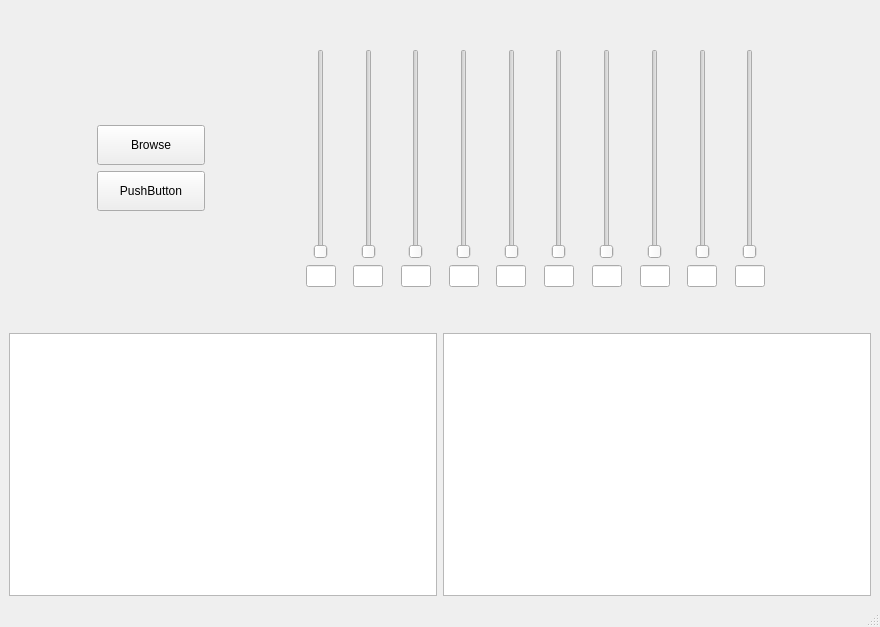
<?xml version="1.0" encoding="UTF-8"?>
<ui version="4.0">
 <class>MainWindow</class>
 <widget class="QMainWindow" name="MainWindow">
  <property name="geometry">
   <rect>
    <x>0</x>
    <y>0</y>
    <width>880</width>
    <height>627</height>
   </rect>
  </property>
  <property name="windowTitle">
   <string>MainWindow</string>
  </property>
  <widget class="QWidget" name="centralwidget">
   <layout class="QVBoxLayout" name="verticalLayout_13">
    <item>
     <layout class="QHBoxLayout" name="horizontalLayout_3" stretch="1,2">
      <item>
       <layout class="QVBoxLayout" name="verticalLayout">
        <item>
         <spacer name="verticalSpacer">
          <property name="orientation">
           <enum>Qt::Vertical</enum>
          </property>
          <property name="sizeHint" stdset="0">
           <size>
            <width>20</width>
            <height>40</height>
           </size>
          </property>
         </spacer>
        </item>
        <item alignment="Qt::AlignHCenter|Qt::AlignVCenter">
         <widget class="QPushButton" name="browseBtn">
          <property name="minimumSize">
           <size>
            <width>0</width>
            <height>40</height>
           </size>
          </property>
          <property name="styleSheet">
           <string notr="true">QPushButton{
length:60px;
width:100px;
}</string>
          </property>
          <property name="text">
           <string>Browse</string>
          </property>
         </widget>
        </item>
        <item alignment="Qt::AlignHCenter|Qt::AlignVCenter">
         <widget class="QPushButton" name="pushButton_2">
          <property name="minimumSize">
           <size>
            <width>108</width>
            <height>40</height>
           </size>
          </property>
          <property name="text">
           <string>PushButton</string>
          </property>
         </widget>
        </item>
        <item>
         <spacer name="verticalSpacer_2">
          <property name="orientation">
           <enum>Qt::Vertical</enum>
          </property>
          <property name="sizeHint" stdset="0">
           <size>
            <width>20</width>
            <height>40</height>
           </size>
          </property>
         </spacer>
        </item>
       </layout>
      </item>
      <item>
       <layout class="QHBoxLayout" name="horizontalLayout">
        <property name="sizeConstraint">
         <enum>QLayout::SetDefaultConstraint</enum>
        </property>
        <item>
         <layout class="QVBoxLayout" name="verticalLayout_2">
          <item>
           <spacer name="verticalSpacer_5">
            <property name="orientation">
             <enum>Qt::Vertical</enum>
            </property>
            <property name="sizeHint" stdset="0">
             <size>
              <width>20</width>
              <height>40</height>
             </size>
            </property>
           </spacer>
          </item>
          <item alignment="Qt::AlignHCenter">
           <widget class="QSlider" name="freqSlider_1">
            <property name="sizePolicy">
             <sizepolicy hsizetype="Fixed" vsizetype="Fixed">
              <horstretch>0</horstretch>
              <verstretch>0</verstretch>
             </sizepolicy>
            </property>
            <property name="minimumSize">
             <size>
              <width>0</width>
              <height>210</height>
             </size>
            </property>
            <property name="orientation">
             <enum>Qt::Vertical</enum>
            </property>
           </widget>
          </item>
          <item alignment="Qt::AlignHCenter">
           <widget class="QLineEdit" name="lineEdit">
            <property name="sizePolicy">
             <sizepolicy hsizetype="Fixed" vsizetype="Fixed">
              <horstretch>0</horstretch>
              <verstretch>0</verstretch>
             </sizepolicy>
            </property>
            <property name="maximumSize">
             <size>
              <width>30</width>
              <height>16777215</height>
             </size>
            </property>
           </widget>
          </item>
          <item>
           <spacer name="verticalSpacer_3">
            <property name="orientation">
             <enum>Qt::Vertical</enum>
            </property>
            <property name="sizeHint" stdset="0">
             <size>
              <width>20</width>
              <height>40</height>
             </size>
            </property>
           </spacer>
          </item>
         </layout>
        </item>
        <item>
         <layout class="QVBoxLayout" name="verticalLayout_3">
          <item>
           <spacer name="verticalSpacer_6">
            <property name="orientation">
             <enum>Qt::Vertical</enum>
            </property>
            <property name="sizeHint" stdset="0">
             <size>
              <width>20</width>
              <height>40</height>
             </size>
            </property>
           </spacer>
          </item>
          <item alignment="Qt::AlignHCenter">
           <widget class="QSlider" name="freqSlider_2">
            <property name="sizePolicy">
             <sizepolicy hsizetype="Fixed" vsizetype="Fixed">
              <horstretch>0</horstretch>
              <verstretch>0</verstretch>
             </sizepolicy>
            </property>
            <property name="minimumSize">
             <size>
              <width>0</width>
              <height>210</height>
             </size>
            </property>
            <property name="orientation">
             <enum>Qt::Vertical</enum>
            </property>
           </widget>
          </item>
          <item alignment="Qt::AlignHCenter">
           <widget class="QLineEdit" name="lineEdit_11">
            <property name="sizePolicy">
             <sizepolicy hsizetype="Fixed" vsizetype="Fixed">
              <horstretch>0</horstretch>
              <verstretch>0</verstretch>
             </sizepolicy>
            </property>
            <property name="maximumSize">
             <size>
              <width>30</width>
              <height>16777215</height>
             </size>
            </property>
           </widget>
          </item>
          <item>
           <spacer name="verticalSpacer_4">
            <property name="orientation">
             <enum>Qt::Vertical</enum>
            </property>
            <property name="sizeHint" stdset="0">
             <size>
              <width>20</width>
              <height>40</height>
             </size>
            </property>
           </spacer>
          </item>
         </layout>
        </item>
        <item>
         <layout class="QVBoxLayout" name="verticalLayout_4">
          <item>
           <spacer name="verticalSpacer_7">
            <property name="orientation">
             <enum>Qt::Vertical</enum>
            </property>
            <property name="sizeHint" stdset="0">
             <size>
              <width>20</width>
              <height>40</height>
             </size>
            </property>
           </spacer>
          </item>
          <item alignment="Qt::AlignHCenter">
           <widget class="QSlider" name="freqSlider_3">
            <property name="sizePolicy">
             <sizepolicy hsizetype="Fixed" vsizetype="Fixed">
              <horstretch>0</horstretch>
              <verstretch>0</verstretch>
             </sizepolicy>
            </property>
            <property name="minimumSize">
             <size>
              <width>0</width>
              <height>210</height>
             </size>
            </property>
            <property name="orientation">
             <enum>Qt::Vertical</enum>
            </property>
           </widget>
          </item>
          <item alignment="Qt::AlignHCenter">
           <widget class="QLineEdit" name="lineEdit_2">
            <property name="sizePolicy">
             <sizepolicy hsizetype="Fixed" vsizetype="Fixed">
              <horstretch>0</horstretch>
              <verstretch>0</verstretch>
             </sizepolicy>
            </property>
            <property name="maximumSize">
             <size>
              <width>30</width>
              <height>16777215</height>
             </size>
            </property>
           </widget>
          </item>
          <item>
           <spacer name="verticalSpacer_8">
            <property name="orientation">
             <enum>Qt::Vertical</enum>
            </property>
            <property name="sizeHint" stdset="0">
             <size>
              <width>20</width>
              <height>40</height>
             </size>
            </property>
           </spacer>
          </item>
         </layout>
        </item>
        <item>
         <layout class="QVBoxLayout" name="verticalLayout_5">
          <item>
           <spacer name="verticalSpacer_9">
            <property name="orientation">
             <enum>Qt::Vertical</enum>
            </property>
            <property name="sizeHint" stdset="0">
             <size>
              <width>20</width>
              <height>40</height>
             </size>
            </property>
           </spacer>
          </item>
          <item alignment="Qt::AlignHCenter">
           <widget class="QSlider" name="freqSlider_4">
            <property name="sizePolicy">
             <sizepolicy hsizetype="Fixed" vsizetype="Fixed">
              <horstretch>0</horstretch>
              <verstretch>0</verstretch>
             </sizepolicy>
            </property>
            <property name="minimumSize">
             <size>
              <width>0</width>
              <height>210</height>
             </size>
            </property>
            <property name="orientation">
             <enum>Qt::Vertical</enum>
            </property>
           </widget>
          </item>
          <item alignment="Qt::AlignHCenter">
           <widget class="QLineEdit" name="lineEdit_3">
            <property name="sizePolicy">
             <sizepolicy hsizetype="Fixed" vsizetype="Fixed">
              <horstretch>0</horstretch>
              <verstretch>0</verstretch>
             </sizepolicy>
            </property>
            <property name="maximumSize">
             <size>
              <width>30</width>
              <height>16777215</height>
             </size>
            </property>
           </widget>
          </item>
          <item>
           <spacer name="verticalSpacer_10">
            <property name="orientation">
             <enum>Qt::Vertical</enum>
            </property>
            <property name="sizeHint" stdset="0">
             <size>
              <width>20</width>
              <height>40</height>
             </size>
            </property>
           </spacer>
          </item>
         </layout>
        </item>
        <item>
         <layout class="QVBoxLayout" name="verticalLayout_6">
          <item>
           <spacer name="verticalSpacer_11">
            <property name="orientation">
             <enum>Qt::Vertical</enum>
            </property>
            <property name="sizeHint" stdset="0">
             <size>
              <width>20</width>
              <height>40</height>
             </size>
            </property>
           </spacer>
          </item>
          <item alignment="Qt::AlignHCenter">
           <widget class="QSlider" name="freqSlider_5">
            <property name="sizePolicy">
             <sizepolicy hsizetype="Fixed" vsizetype="Fixed">
              <horstretch>0</horstretch>
              <verstretch>0</verstretch>
             </sizepolicy>
            </property>
            <property name="minimumSize">
             <size>
              <width>0</width>
              <height>210</height>
             </size>
            </property>
            <property name="orientation">
             <enum>Qt::Vertical</enum>
            </property>
           </widget>
          </item>
          <item alignment="Qt::AlignHCenter">
           <widget class="QLineEdit" name="lineEdit_4">
            <property name="sizePolicy">
             <sizepolicy hsizetype="Fixed" vsizetype="Fixed">
              <horstretch>0</horstretch>
              <verstretch>0</verstretch>
             </sizepolicy>
            </property>
            <property name="maximumSize">
             <size>
              <width>30</width>
              <height>16777215</height>
             </size>
            </property>
           </widget>
          </item>
          <item>
           <spacer name="verticalSpacer_12">
            <property name="orientation">
             <enum>Qt::Vertical</enum>
            </property>
            <property name="sizeHint" stdset="0">
             <size>
              <width>20</width>
              <height>40</height>
             </size>
            </property>
           </spacer>
          </item>
         </layout>
        </item>
        <item>
         <layout class="QVBoxLayout" name="verticalLayout_7">
          <item>
           <spacer name="verticalSpacer_13">
            <property name="orientation">
             <enum>Qt::Vertical</enum>
            </property>
            <property name="sizeHint" stdset="0">
             <size>
              <width>20</width>
              <height>40</height>
             </size>
            </property>
           </spacer>
          </item>
          <item alignment="Qt::AlignHCenter">
           <widget class="QSlider" name="freqSlider_6">
            <property name="sizePolicy">
             <sizepolicy hsizetype="Fixed" vsizetype="Fixed">
              <horstretch>0</horstretch>
              <verstretch>0</verstretch>
             </sizepolicy>
            </property>
            <property name="minimumSize">
             <size>
              <width>0</width>
              <height>210</height>
             </size>
            </property>
            <property name="orientation">
             <enum>Qt::Vertical</enum>
            </property>
           </widget>
          </item>
          <item alignment="Qt::AlignHCenter">
           <widget class="QLineEdit" name="lineEdit_5">
            <property name="sizePolicy">
             <sizepolicy hsizetype="Fixed" vsizetype="Fixed">
              <horstretch>0</horstretch>
              <verstretch>0</verstretch>
             </sizepolicy>
            </property>
            <property name="maximumSize">
             <size>
              <width>30</width>
              <height>16777215</height>
             </size>
            </property>
           </widget>
          </item>
          <item>
           <spacer name="verticalSpacer_14">
            <property name="orientation">
             <enum>Qt::Vertical</enum>
            </property>
            <property name="sizeHint" stdset="0">
             <size>
              <width>20</width>
              <height>40</height>
             </size>
            </property>
           </spacer>
          </item>
         </layout>
        </item>
        <item>
         <layout class="QVBoxLayout" name="verticalLayout_9">
          <item>
           <spacer name="verticalSpacer_15">
            <property name="orientation">
             <enum>Qt::Vertical</enum>
            </property>
            <property name="sizeHint" stdset="0">
             <size>
              <width>20</width>
              <height>40</height>
             </size>
            </property>
           </spacer>
          </item>
          <item alignment="Qt::AlignHCenter">
           <widget class="QSlider" name="freqSlider_8">
            <property name="sizePolicy">
             <sizepolicy hsizetype="Fixed" vsizetype="Fixed">
              <horstretch>0</horstretch>
              <verstretch>0</verstretch>
             </sizepolicy>
            </property>
            <property name="minimumSize">
             <size>
              <width>0</width>
              <height>210</height>
             </size>
            </property>
            <property name="orientation">
             <enum>Qt::Vertical</enum>
            </property>
           </widget>
          </item>
          <item alignment="Qt::AlignHCenter">
           <widget class="QLineEdit" name="lineEdit_7">
            <property name="sizePolicy">
             <sizepolicy hsizetype="Fixed" vsizetype="Fixed">
              <horstretch>0</horstretch>
              <verstretch>0</verstretch>
             </sizepolicy>
            </property>
            <property name="maximumSize">
             <size>
              <width>30</width>
              <height>16777215</height>
             </size>
            </property>
           </widget>
          </item>
          <item>
           <spacer name="verticalSpacer_16">
            <property name="orientation">
             <enum>Qt::Vertical</enum>
            </property>
            <property name="sizeHint" stdset="0">
             <size>
              <width>20</width>
              <height>40</height>
             </size>
            </property>
           </spacer>
          </item>
         </layout>
        </item>
        <item>
         <layout class="QVBoxLayout" name="verticalLayout_11">
          <item>
           <spacer name="verticalSpacer_17">
            <property name="orientation">
             <enum>Qt::Vertical</enum>
            </property>
            <property name="sizeHint" stdset="0">
             <size>
              <width>20</width>
              <height>40</height>
             </size>
            </property>
           </spacer>
          </item>
          <item alignment="Qt::AlignHCenter">
           <widget class="QSlider" name="freqSlider_10">
            <property name="sizePolicy">
             <sizepolicy hsizetype="Fixed" vsizetype="Fixed">
              <horstretch>0</horstretch>
              <verstretch>0</verstretch>
             </sizepolicy>
            </property>
            <property name="minimumSize">
             <size>
              <width>0</width>
              <height>210</height>
             </size>
            </property>
            <property name="orientation">
             <enum>Qt::Vertical</enum>
            </property>
           </widget>
          </item>
          <item alignment="Qt::AlignHCenter">
           <widget class="QLineEdit" name="lineEdit_9">
            <property name="sizePolicy">
             <sizepolicy hsizetype="Fixed" vsizetype="Fixed">
              <horstretch>0</horstretch>
              <verstretch>0</verstretch>
             </sizepolicy>
            </property>
            <property name="maximumSize">
             <size>
              <width>30</width>
              <height>16777215</height>
             </size>
            </property>
           </widget>
          </item>
          <item>
           <spacer name="verticalSpacer_18">
            <property name="orientation">
             <enum>Qt::Vertical</enum>
            </property>
            <property name="sizeHint" stdset="0">
             <size>
              <width>20</width>
              <height>40</height>
             </size>
            </property>
           </spacer>
          </item>
         </layout>
        </item>
        <item>
         <layout class="QVBoxLayout" name="verticalLayout_10">
          <item>
           <spacer name="verticalSpacer_19">
            <property name="orientation">
             <enum>Qt::Vertical</enum>
            </property>
            <property name="sizeHint" stdset="0">
             <size>
              <width>20</width>
              <height>40</height>
             </size>
            </property>
           </spacer>
          </item>
          <item alignment="Qt::AlignHCenter">
           <widget class="QSlider" name="freqSlider_9">
            <property name="sizePolicy">
             <sizepolicy hsizetype="Fixed" vsizetype="Fixed">
              <horstretch>0</horstretch>
              <verstretch>0</verstretch>
             </sizepolicy>
            </property>
            <property name="minimumSize">
             <size>
              <width>0</width>
              <height>210</height>
             </size>
            </property>
            <property name="orientation">
             <enum>Qt::Vertical</enum>
            </property>
           </widget>
          </item>
          <item alignment="Qt::AlignHCenter">
           <widget class="QLineEdit" name="lineEdit_8">
            <property name="sizePolicy">
             <sizepolicy hsizetype="Fixed" vsizetype="Fixed">
              <horstretch>0</horstretch>
              <verstretch>0</verstretch>
             </sizepolicy>
            </property>
            <property name="maximumSize">
             <size>
              <width>30</width>
              <height>16777215</height>
             </size>
            </property>
           </widget>
          </item>
          <item>
           <spacer name="verticalSpacer_20">
            <property name="orientation">
             <enum>Qt::Vertical</enum>
            </property>
            <property name="sizeHint" stdset="0">
             <size>
              <width>20</width>
              <height>40</height>
             </size>
            </property>
           </spacer>
          </item>
         </layout>
        </item>
        <item>
         <layout class="QVBoxLayout" name="verticalLayout_12">
          <item>
           <spacer name="verticalSpacer_21">
            <property name="orientation">
             <enum>Qt::Vertical</enum>
            </property>
            <property name="sizeHint" stdset="0">
             <size>
              <width>20</width>
              <height>40</height>
             </size>
            </property>
           </spacer>
          </item>
          <item alignment="Qt::AlignHCenter">
           <widget class="QSlider" name="freqSlider_11">
            <property name="sizePolicy">
             <sizepolicy hsizetype="Fixed" vsizetype="Fixed">
              <horstretch>0</horstretch>
              <verstretch>0</verstretch>
             </sizepolicy>
            </property>
            <property name="minimumSize">
             <size>
              <width>0</width>
              <height>210</height>
             </size>
            </property>
            <property name="orientation">
             <enum>Qt::Vertical</enum>
            </property>
           </widget>
          </item>
          <item alignment="Qt::AlignHCenter">
           <widget class="QLineEdit" name="lineEdit_10">
            <property name="sizePolicy">
             <sizepolicy hsizetype="Fixed" vsizetype="Fixed">
              <horstretch>0</horstretch>
              <verstretch>0</verstretch>
             </sizepolicy>
            </property>
            <property name="maximumSize">
             <size>
              <width>30</width>
              <height>16777215</height>
             </size>
            </property>
           </widget>
          </item>
          <item>
           <spacer name="verticalSpacer_22">
            <property name="orientation">
             <enum>Qt::Vertical</enum>
            </property>
            <property name="sizeHint" stdset="0">
             <size>
              <width>20</width>
              <height>40</height>
             </size>
            </property>
           </spacer>
          </item>
         </layout>
        </item>
        <item>
         <spacer name="horizontalSpacer">
          <property name="orientation">
           <enum>Qt::Horizontal</enum>
          </property>
          <property name="sizeType">
           <enum>QSizePolicy::Fixed</enum>
          </property>
          <property name="sizeHint" stdset="0">
           <size>
            <width>100</width>
            <height>20</height>
           </size>
          </property>
         </spacer>
        </item>
       </layout>
      </item>
     </layout>
    </item>
    <item>
     <layout class="QHBoxLayout" name="horizontalLayout_2">
      <item>
       <widget class="PlotWidget" name="graphicsView"/>
      </item>
      <item>
       <widget class="PlotWidget" name="graphicsView_2"/>
      </item>
     </layout>
    </item>
   </layout>
  </widget>
  <widget class="QMenuBar" name="menubar">
   <property name="geometry">
    <rect>
     <x>0</x>
     <y>0</y>
     <width>880</width>
     <height>21</height>
    </rect>
   </property>
  </widget>
  <widget class="QStatusBar" name="statusbar"/>
 </widget>
 <customwidgets>
  <customwidget>
   <class>PlotWidget</class>
   <extends>QGraphicsView</extends>
   <header location="global">pyqtgraph</header>
  </customwidget>
 </customwidgets>
 <resources/>
 <connections/>
</ui>
